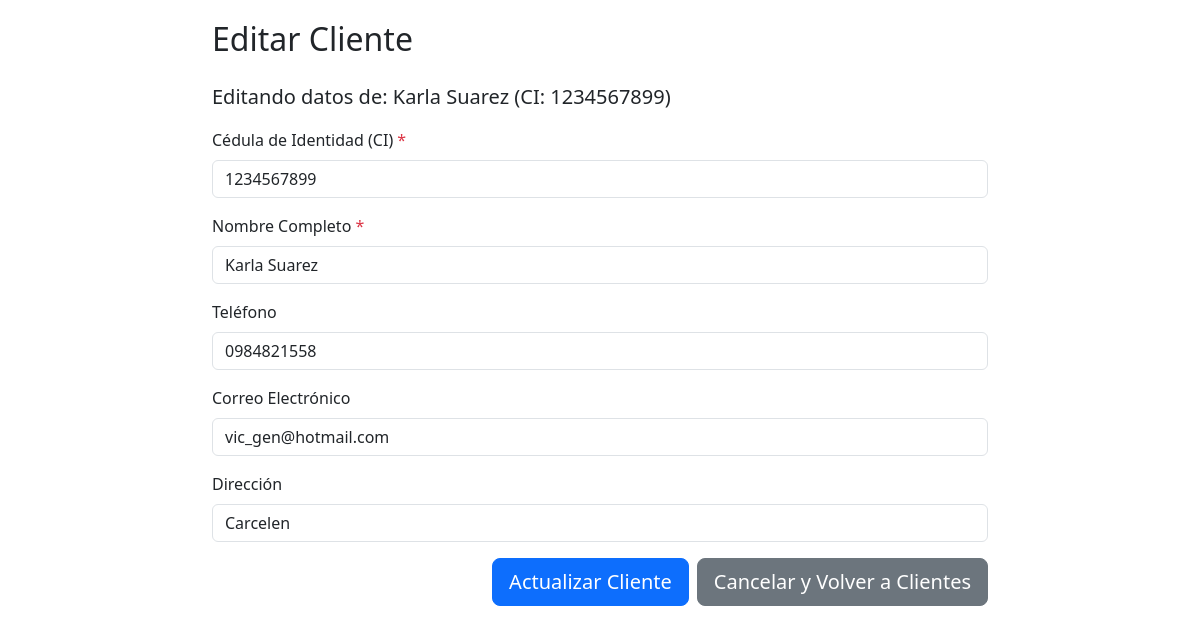
The page /cliente/editar/1234567899 (signed in) on the database its author committed.
### tables this page shows
CREATE TABLE clientes (
            ci TEXT PRIMARY KEY NOT NULL, -- CI como clave primaria y no nula
            nombre TEXT NOT NULL,
            telefono TEXT,
            email TEXT,
            direccion TEXT
        );

### app.py (the view, shortened to what this page needs)
@app.route('/cliente/editar/<string:cliente_ci>', methods=['GET', 'POST'])
@login_required
@role_required('admin')
def editar_cliente(cliente_ci):
    db = get_db()
    cliente = db.execute('SELECT * FROM clientes WHERE ci = ?', (cliente_ci,)).fetchone()
    if not cliente:
        db.close()
        flash('Cliente no encontrado para edición.', 'danger')
        return redirect(url_for('listar_clientes'))
    form_data = dict(cliente) if cliente else {}
    db.close()
    return render_template('form_cliente.html',
                           cliente=cliente,
                           form_data=form_data)

### app.py (called while the page is built)
@app.before_request
def load_logged_in_user():
    user_id = session.get('user_id')
    if user_id is None:
        g.user = None
    else:
        db = get_db()
        g.user = db.execute(
            'SELECT * FROM users WHERE id = ?', (user_id,)
        ).fetchone()
        db.close()

def login_required(view):
    @wraps(view)
    def wrapped_view(**kwargs):
        if g.user is None:
            flash('Debes iniciar sesión para acceder a esta página.', 'warning')
            return redirect(url_for('login'))
        return view(**kwargs)
    return wrapped_view

def role_required(required_role):
    def decorator(view):
        @wraps(view)
        def wrapped_view(**kwargs):
            if not g.user:
                flash('Debes iniciar sesión para acceder a esta página.', 'warning')
                return redirect(url_for('login'))
            user_role = g.user['role'].lower() if g.user['role'] else 'user'
            if user_role != required_role.lower():
                flash(f'No tienes permiso para acceder a esta funcionalidad. Solo los usuarios con rol "{required_role}" pueden hacerlo.', 'danger')
                return redirect(url_for('index'))
            return view(**kwargs)
        return wrapped_view
    return decorator

### database.py (called while the page is built)
def get_db():
    conn = sqlite3.connect(DATABASE)
    conn.row_factory = sqlite3.Row
    return conn

### templates/form_cliente.html (shortened to what this page needs)
<!DOCTYPE html>
<html lang="es">
<head>
    <link href="https://cdn.jsdelivr.net/npm/bootstrap@5.3.3/dist/css/bootstrap.min.css" rel="stylesheet">
</head>
<body>
    <div class="container">
        <h2 class="mb-4">Editar Cliente</h2>
        <p class="lead">Editando datos de: <strong>{{ cliente.nombre }}</strong> (CI: {{ cliente.ci }})</p>
        <form method="POST" action="{{ url_for('editar_cliente', cliente_ci=cliente.ci) }}">
            <div class="mb-3">
                <label for="ci" class="form-label">Cédula de Identidad (CI) <span class="text-danger">*</span></label>
                <input type="text" class="form-control" id="ci" name="ci" required
                       value="{{ form_data.ci if form_data.ci else (cliente.ci if cliente else '') }}">
            </div>
            <div class="mb-3">
                <label for="nombre" class="form-label">Nombre Completo <span class="text-danger">*</span></label>
                <input type="text" class="form-control" id="nombre" name="nombre" required
                       value="{{ form_data.nombre if form_data.nombre else (cliente.nombre if cliente else '') }}">
            </div>
            <div class="mb-3">
                <label for="telefono" class="form-label">Teléfono</label>
                <input type="tel" class="form-control" id="telefono" name="telefono"
                       value="{{ form_data.telefono if form_data.telefono else (cliente.telefono if cliente else '') }}">
            </div>
            <div class="mb-3">
                <label for="email" class="form-label">Correo Electrónico</label>
                <input type="email" class="form-control" id="email" name="email"
                       value="{{ form_data.email if form_data.email else (cliente.email if cliente else '') }}">
            </div>
            <div class="mb-3">
                <label for="direccion" class="form-label">Dirección</label>
                <input type="text" class="form-control" id="direccion" name="direccion"
                       value="{{ form_data.direccion if form_data.direccion else (cliente.direccion if cliente else '') }}">
            </div>
            <div class="d-grid gap-2 d-md-flex justify-content-md-end">
                <button type="submit" class="btn btn-primary btn-lg">
                    Actualizar Cliente
                </button>
                <a href="{{ url_for('listar_clientes') }}" class="btn btn-secondary btn-lg">
                    Cancelar y Volver a Clientes
                </a>
            </div>
        </form>
    </div>
</body>
</html>

### templates/form_cliente.html (style rules this page uses)
body { padding-top: 20px; }
.container { max-width: 800px; }

### rows shown on the page
clientes: nombre "Karla Suarez", ci "1234567899", telefono "0984821558", email "vic_gen@hotmail.com", direccion "Carcelen"
